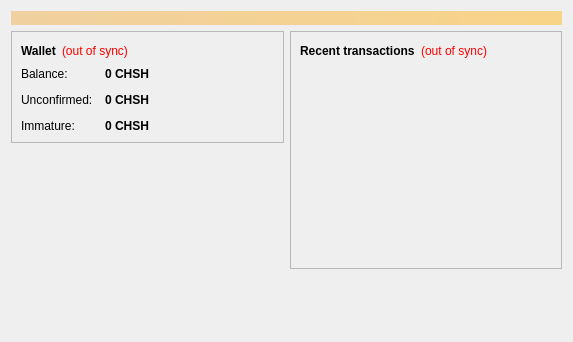
<?xml version="1.0" encoding="UTF-8"?>
<ui version="4.0">
 <class>OverviewPage</class>
 <widget class="QWidget" name="OverviewPage">
  <property name="geometry">
   <rect>
    <x>0</x>
    <y>0</y>
    <width>573</width>
    <height>342</height>
   </rect>
  </property>
  <property name="windowTitle">
   <string>Form</string>
  </property>
  <layout class="QVBoxLayout" name="topLayout">
   <item>
    <widget class="QLabel" name="labelAlerts">
     <property name="visible">
      <bool>false</bool>
     </property>
     <property name="styleSheet">
      <string notr="true">background-color: qlineargradient(x1: 0, y1: 0, x2: 1, y2: 0, stop:0 #F0D0A0, stop:1 #F8D488); color:#000000;</string>
     </property>
     <property name="wordWrap">
      <bool>true</bool>
     </property>
     <property name="margin">
      <number>3</number>
     </property>
    </widget>
   </item>
   <item>
    <layout class="QHBoxLayout" name="horizontalLayout" stretch="1,1">
     <item>
      <layout class="QVBoxLayout" name="verticalLayout_2">
       <item>
        <widget class="QFrame" name="frame">
         <property name="frameShape">
          <enum>QFrame::StyledPanel</enum>
         </property>
         <property name="frameShadow">
          <enum>QFrame::Raised</enum>
         </property>
         <layout class="QVBoxLayout" name="verticalLayout_4">
          <item>
           <layout class="QHBoxLayout" name="horizontalLayout_4">
            <item>
             <widget class="QLabel" name="label_5">
              <property name="font">
               <font>
                <weight>75</weight>
                <bold>true</bold>
               </font>
              </property>
              <property name="text">
               <string>Wallet</string>
              </property>
             </widget>
            </item>
            <item>
             <widget class="QLabel" name="labelWalletStatus">
              <property name="toolTip">
               <string>The displayed information may be out of date. Your wallet automatically synchronizes with the Cherishcoin network after a connection is established, but this process has not completed yet.</string>
              </property>
              <property name="styleSheet">
               <string notr="true">QLabel { color: red; }</string>
              </property>
              <property name="text">
               <string notr="true">(out of sync)</string>
              </property>
              <property name="alignment">
               <set>Qt::AlignLeading|Qt::AlignLeft|Qt::AlignVCenter</set>
              </property>
             </widget>
            </item>
            <item>
             <spacer name="horizontalSpacer_2">
              <property name="orientation">
               <enum>Qt::Horizontal</enum>
              </property>
              <property name="sizeHint" stdset="0">
               <size>
                <width>40</width>
                <height>20</height>
               </size>
              </property>
             </spacer>
            </item>
           </layout>
          </item>
          <item>
           <layout class="QFormLayout" name="formLayout_2">
            <property name="fieldGrowthPolicy">
             <enum>QFormLayout::AllNonFixedFieldsGrow</enum>
            </property>
            <property name="horizontalSpacing">
             <number>12</number>
            </property>
            <property name="verticalSpacing">
             <number>12</number>
            </property>
            <item row="0" column="0">
             <widget class="QLabel" name="label">
              <property name="text">
               <string>Balance:</string>
              </property>
             </widget>
            </item>
            <item row="0" column="1">
             <widget class="QLabel" name="labelBalance">
              <property name="font">
               <font>
                <weight>75</weight>
                <bold>true</bold>
               </font>
              </property>
              <property name="cursor">
               <cursorShape>IBeamCursor</cursorShape>
              </property>
              <property name="toolTip">
               <string>Your current balance</string>
              </property>
              <property name="text">
               <string notr="true">0 CHSH</string>
              </property>
              <property name="textInteractionFlags">
               <set>Qt::LinksAccessibleByMouse|Qt::TextSelectableByKeyboard|Qt::TextSelectableByMouse</set>
              </property>
             </widget>
            </item>
            <item row="1" column="0">
             <widget class="QLabel" name="label_3">
              <property name="text">
               <string>Unconfirmed:</string>
              </property>
             </widget>
            </item>
            <item row="1" column="1">
             <widget class="QLabel" name="labelUnconfirmed">
              <property name="font">
               <font>
                <weight>75</weight>
                <bold>true</bold>
               </font>
              </property>
              <property name="cursor">
               <cursorShape>IBeamCursor</cursorShape>
              </property>
              <property name="toolTip">
               <string>Total of transactions that have yet to be confirmed, and do not yet count toward the current balance</string>
              </property>
              <property name="text">
               <string notr="true">0 CHSH</string>
              </property>
              <property name="textInteractionFlags">
               <set>Qt::LinksAccessibleByMouse|Qt::TextSelectableByKeyboard|Qt::TextSelectableByMouse</set>
              </property>
             </widget>
            </item>
            <item row="2" column="0">
             <widget class="QLabel" name="labelImmatureText">
              <property name="text">
               <string>Immature:</string>
              </property>
             </widget>
            </item>
            <item row="2" column="1">
             <widget class="QLabel" name="labelImmature">
              <property name="font">
               <font>
                <weight>75</weight>
                <bold>true</bold>
               </font>
              </property>
              <property name="toolTip">
               <string>Mined balance that has not yet matured</string>
              </property>
              <property name="text">
               <string notr="true">0 CHSH</string>
              </property>
              <property name="textInteractionFlags">
               <set>Qt::LinksAccessibleByMouse|Qt::TextSelectableByKeyboard|Qt::TextSelectableByMouse</set>
              </property>
             </widget>
            </item>
           </layout>
          </item>
         </layout>
        </widget>
       </item>
       <item>
        <spacer name="verticalSpacer">
         <property name="orientation">
          <enum>Qt::Vertical</enum>
         </property>
         <property name="sizeHint" stdset="0">
          <size>
           <width>20</width>
           <height>40</height>
          </size>
         </property>
        </spacer>
       </item>
      </layout>
     </item>
     <item>
      <layout class="QVBoxLayout" name="verticalLayout_3">
       <item>
        <widget class="QFrame" name="frame_2">
         <property name="frameShape">
          <enum>QFrame::StyledPanel</enum>
         </property>
         <property name="frameShadow">
          <enum>QFrame::Raised</enum>
         </property>
         <layout class="QVBoxLayout" name="verticalLayout">
          <item>
           <layout class="QHBoxLayout" name="horizontalLayout_2">
            <item>
             <widget class="QLabel" name="label_4">
              <property name="text">
               <string>&lt;b&gt;Recent transactions&lt;/b&gt;</string>
              </property>
             </widget>
            </item>
            <item>
             <widget class="QLabel" name="labelTransactionsStatus">
              <property name="toolTip">
               <string>The displayed information may be out of date. Your wallet automatically synchronizes with the Cherishcoin network after a connection is established, but this process has not completed yet.</string>
              </property>
              <property name="styleSheet">
               <string notr="true">QLabel { color: red; }</string>
              </property>
              <property name="text">
               <string notr="true">(out of sync)</string>
              </property>
              <property name="alignment">
               <set>Qt::AlignRight|Qt::AlignTrailing|Qt::AlignVCenter</set>
              </property>
             </widget>
            </item>
            <item>
             <spacer name="horizontalSpacer">
              <property name="orientation">
               <enum>Qt::Horizontal</enum>
              </property>
              <property name="sizeHint" stdset="0">
               <size>
                <width>40</width>
                <height>20</height>
               </size>
              </property>
             </spacer>
            </item>
           </layout>
          </item>
          <item>
           <widget class="QListView" name="listTransactions">
            <property name="styleSheet">
             <string notr="true">QListView { background: transparent; }</string>
            </property>
            <property name="frameShape">
             <enum>QFrame::NoFrame</enum>
            </property>
            <property name="verticalScrollBarPolicy">
             <enum>Qt::ScrollBarAlwaysOff</enum>
            </property>
            <property name="horizontalScrollBarPolicy">
             <enum>Qt::ScrollBarAlwaysOff</enum>
            </property>
            <property name="selectionMode">
             <enum>QAbstractItemView::NoSelection</enum>
            </property>
           </widget>
          </item>
         </layout>
        </widget>
       </item>
       <item>
        <spacer name="verticalSpacer_2">
         <property name="orientation">
          <enum>Qt::Vertical</enum>
         </property>
         <property name="sizeHint" stdset="0">
          <size>
           <width>20</width>
           <height>40</height>
          </size>
         </property>
        </spacer>
       </item>
      </layout>
     </item>
    </layout>
   </item>
  </layout>
 </widget>
 <resources/>
 <connections/>
</ui>
